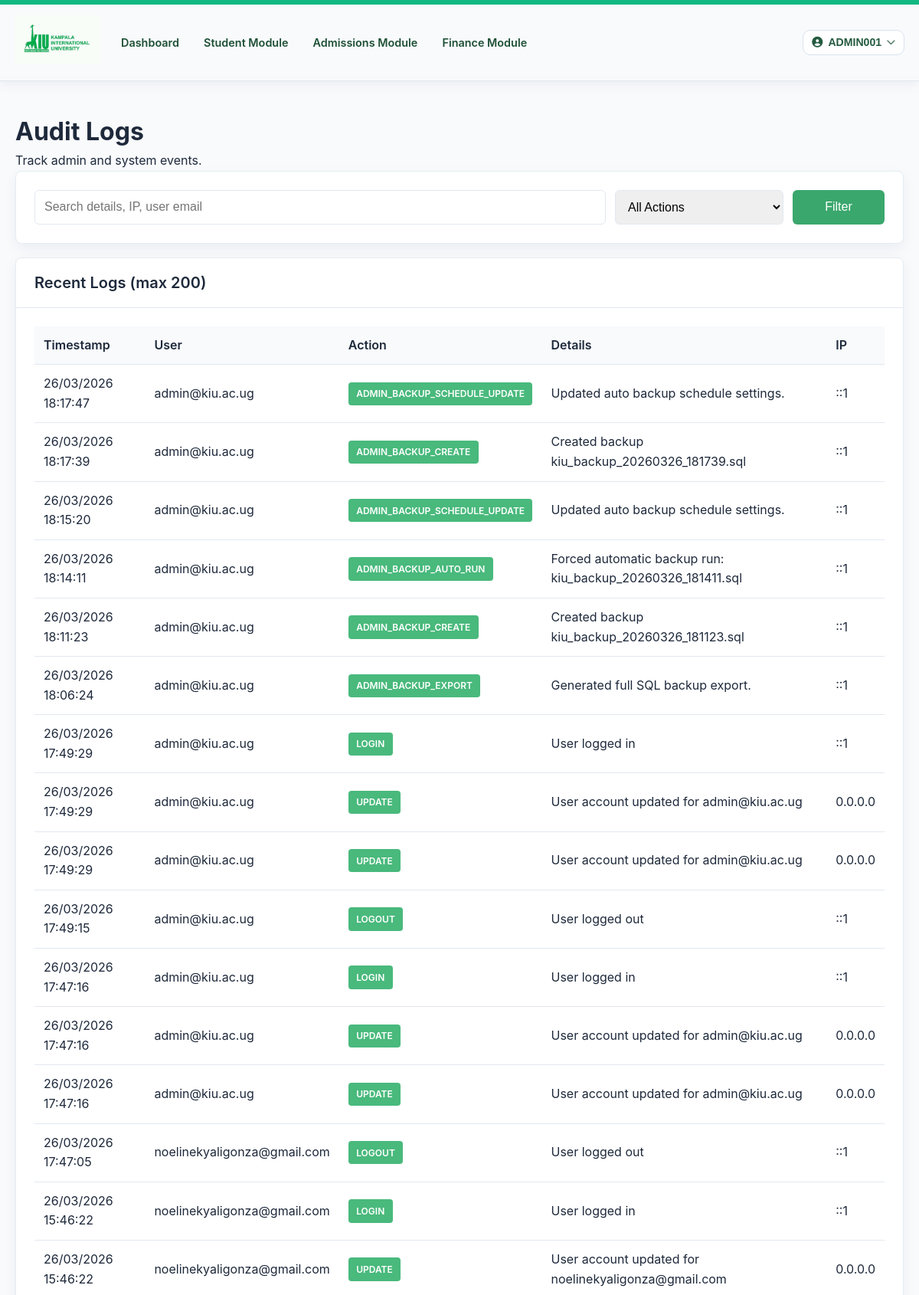
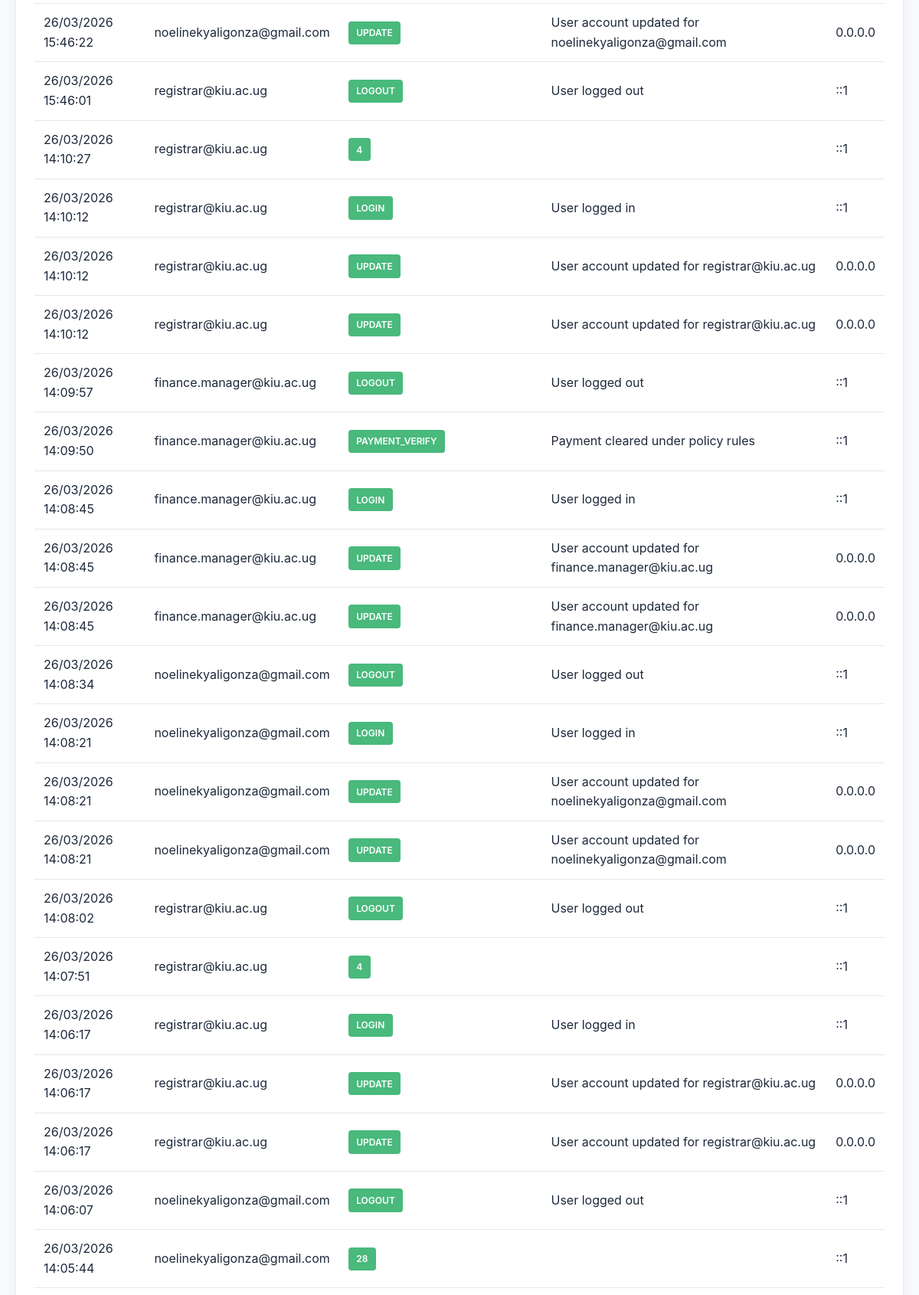
Page /modules/admin/audit_logs.php (signed in, upper part) on the committed database (2 pictures, top to bottom).
### tables this page shows
CREATE TABLE `audit_logs` (
  `log_id` bigint(20) unsigned NOT NULL AUTO_INCREMENT,
  `user_id` bigint(20) unsigned DEFAULT NULL COMMENT 'NULL for system-generated actions',
  `action` varchar(100) NOT NULL COMMENT 'e.g., CREATE, UPDATE, DELETE, LOGIN, LOGOUT',
  `table_name` varchar(100) DEFAULT NULL COMMENT 'Affected table',
  `record_id` bigint(20) unsigned DEFAULT NULL COMMENT 'Affected record ID',
  `old_value` longtext DEFAULT NULL COMMENT 'Previous state of record' CHECK (json_valid(`old_value`)),
  `new_value` longtext DEFAULT NULL COMMENT 'New state of record' CHECK (json_valid(`new_value`)),
  `changes_summary` text DEFAULT NULL COMMENT 'Human-readable summary of changes',
  `ip_address` varchar(45) NOT NULL COMMENT 'IPv4 or IPv6 address',
  `user_agent` text DEFAULT NULL COMMENT 'Browser/client user agent',
  `request_url` varchar(500) DEFAULT NULL COMMENT 'Request URL if applicable',
  `request_method` varchar(10) DEFAULT NULL COMMENT 'HTTP method (GET, POST, etc.)',
  `session_id` varchar(255) DEFAULT NULL COMMENT 'Session identifier',
  `severity` enum('info','warning','error','critical') DEFAULT 'info',
  `timestamp` timestamp(6) NOT NULL DEFAULT current_timestamp(6) COMMENT 'Microsecond precision',
  `created_at` timestamp NOT NULL DEFAULT current_timestamp(),
  PRIMARY KEY (`log_id`),
  KEY `idx_user_actions` (`user_id`,`timestamp`),
  KEY `idx_table_record` (`table_name`,`record_id`,`timestamp`),
  KEY `idx_action_timestamp` (`action`,`timestamp`),
  KEY `idx_severity` (`severity`,`timestamp`),
  CONSTRAINT `fk_audit_user` FOREIGN KEY (`user_id`) REFERENCES `users` (`user_id`) ON DELETE SET NULL ON UPDATE CASCADE
);

### includes/functions.php (called while the page is built, shortened)
<?php
function format_date($date, $format = DISPLAY_DATE_FORMAT) {
    return date($format, strtotime($date));
}

### modules/admin/audit_logs.php (the view, shortened to what this page needs)
<?php
require_once '../../config/init.php';
$q = trim((string)($_GET['q'] ?? ''));
$limit = 200;
$params = [];
$sql = "SELECT al.*, COALESCE(u.email, 'System') as user_email
        FROM audit_logs al
        LEFT JOIN users u ON u.user_id = al.user_id";
$sql .= ' ORDER BY al.timestamp DESC LIMIT ' . (int)$limit;
$stmt = $db->prepare($sql);
$stmt->execute($params);
$logs = $stmt->fetchAll();
include '../../includes/header.php';
?>
<div class="dashboard">
    <div class="page-header">
        <h1>Audit Logs</h1>
        <p>Track admin and system events.</p>
    </div>
    <div class="card" style="margin-bottom: 18px;">
        <div class="card-body">
            <form method="GET" style="display:grid; grid-template-columns: 1fr 220px 120px; gap:12px;">
                <input class="form-control" type="text" name="q" value="<?php echo htmlspecialchars($q); ?>" placeholder="Search details, IP, user email">
                <select class="form-control" name="action">
                    <option value="">All Actions</option>
                </select>
                <button class="btn btn-primary" type="submit">Filter</button>
            </form>
        </div>
    </div>
    <div class="card">
        <div class="card-header"><h3>Recent Logs (max <?php echo $limit; ?>)</h3></div>
        <div class="card-body">
            <div class="table-responsive">
                <table class="table table-sm">
                    <thead>
                        <tr>
                            <th>Timestamp</th>
                            <th>User</th>
                            <th>Action</th>
                            <th>Details</th>
                            <th>IP</th>
                        </tr>
                    </thead>
                    <tbody>
                        <?php foreach ($logs as $log): ?>
                            <tr>
                                <td><?php echo htmlspecialchars(format_date((string)$log['timestamp'], DISPLAY_DATETIME_FORMAT)); ?></td>
                                <td><?php echo htmlspecialchars((string)$log['user_email']); ?></td>
                                <td><span class="badge badge-info"><?php echo htmlspecialchars((string)$log['action']); ?></span></td>
                                <td><?php echo htmlspecialchars((string)($log['changes_summary'] ?? '')); ?></td>
                                <td><?php echo htmlspecialchars((string)$log['ip_address']); ?></td>
                            </tr>
                        <?php endforeach; ?>
                    </tbody>
                </table>
            </div>
        </div>
    </div>
</div>
<?php include '../../includes/footer.php'; ?>

### assets/css/style.css (style rules this page uses)
:root { --primary-color: #3aa76d; --secondary-color: #64748b; --success-color: #10b981; --danger-color: #ef4444; --warning-color: #f59e0b; --info-color: #49b97c; --light-color: #f8fafc; --dark-color: #1e293b; --border-color: #e2e8f0; --shadow: 0 1px 3px 0 rgba(0, 0, 0, 0.1); --shadow-lg: 0 10px 15px -3px rgba(0, 0, 0, 0.1); }
* { margin: 0; padding: 0; box-sizing: border-box; }
body { font-family: -apple-system, BlinkMacSystemFont, 'Segoe UI', Roboto, 'Helvetica Neue', Arial, sans-serif; line-height: 1.6; color: var(--dark-color); background-color: var(--light-color); overflow-x: hidden; }
.card { background: white; border-radius: 8px; border: 1px solid #e5edf3; box-shadow: 0 6px 18px rgba(15, 41, 66, 0.06); margin-bottom: 20px; overflow: hidden; }
.card-header { padding: 1rem 1.5rem; border-bottom: 1px solid var(--border-color); display: flex; justify-content: space-between; align-items: center; }
.card-header h3 { font-size: 1.25rem; font-weight: 600; }
.card-body { padding: 1.5rem; }
.dashboard { max-width: 1400px; margin: 0 auto; padding: 20px; }
.form-control { width: 100%; padding: 0.75rem; border: 1px solid var(--border-color); border-radius: 6px; font-size: 1rem; transition: border-color 0.3s; }
.btn { display: inline-block; padding: 0.75rem 1.5rem; border: none; border-radius: 6px; font-size: 1rem; font-weight: 500; text-decoration: none; cursor: pointer; transition: all 0.3s; }
.btn-primary { background-color: #3aa76d; color: white; }
.badge { display: inline-block; padding: 0.35rem 0.65rem; font-size: 0.75rem; font-weight: 600; border-radius: 4px; }
.badge-info { background-color: var(--info-color); color: white; }
.table { width: 100%; border-collapse: collapse; }
.table th, .table td { padding: 0.75rem; text-align: left; border-bottom: 1px solid var(--border-color); }
.table thead th { font-weight: 600; background-color: var(--light-color); }
.table-responsive { overflow-x: auto; }

### rows in the picture
audit_logs: timestamp "26/03/2026 18:17:47", user_email "admin@kiu.ac.ug", action "ADMIN_BACKUP_SCHEDULE_UPDATE", changes_summary "Updated auto backup schedule settings.", ip_address "::1"
audit_logs: timestamp "26/03/2026 18:17:39", user_email "admin@kiu.ac.ug", action "ADMIN_BACKUP_CREATE", changes_summary "Created backup kiu_backup_20260326_181739.sql", ip_address "::1"
audit_logs: timestamp "26/03/2026 18:15:20", user_email "admin@kiu.ac.ug", action "ADMIN_BACKUP_SCHEDULE_UPDATE", changes_summary "Updated auto backup schedule settings.", ip_address "::1"
audit_logs: timestamp "26/03/2026 18:14:11", user_email "admin@kiu.ac.ug", action "ADMIN_BACKUP_AUTO_RUN", changes_summary "Forced automatic backup run: kiu_backup_20260326_181411.sql", ip_address "::1"
audit_logs: timestamp "26/03/2026 18:11:23", user_email "admin@kiu.ac.ug", action "ADMIN_BACKUP_CREATE", changes_summary "Created backup kiu_backup_20260326_181123.sql", ip_address "::1"
audit_logs: timestamp "26/03/2026 18:06:24", user_email "admin@kiu.ac.ug", action "ADMIN_BACKUP_EXPORT", changes_summary "Generated full SQL backup export.", ip_address "::1"
audit_logs: timestamp "26/03/2026 17:49:29", user_email "admin@kiu.ac.ug", action "LOGIN", changes_summary "User logged in", ip_address "::1"
audit_logs: timestamp "26/03/2026 17:49:29", user_email "admin@kiu.ac.ug", action "UPDATE", changes_summary "User account updated for admin@kiu.ac.ug", ip_address "0.0.0.0"
audit_logs: timestamp "26/03/2026 17:49:29", user_email "admin@kiu.ac.ug", action "UPDATE", changes_summary "User account updated for admin@kiu.ac.ug", ip_address "0.0.0.0"
audit_logs: timestamp "26/03/2026 17:49:15", user_email "admin@kiu.ac.ug", action "LOGOUT", changes_summary "User logged out", ip_address "::1"
audit_logs: timestamp "26/03/2026 17:47:16", user_email "admin@kiu.ac.ug", action "LOGIN", changes_summary "User logged in", ip_address "::1"
audit_logs: timestamp "26/03/2026 17:47:16", user_email "admin@kiu.ac.ug", action "UPDATE", changes_summary "User account updated for admin@kiu.ac.ug", ip_address "0.0.0.0"
audit_logs: timestamp "26/03/2026 17:47:16", user_email "admin@kiu.ac.ug", action "UPDATE", changes_summary "User account updated for admin@kiu.ac.ug", ip_address "0.0.0.0"
audit_logs: timestamp "26/03/2026 17:47:05", user_email "noelinekyaligonza@gmail.com", action "LOGOUT", changes_summary "User logged out", ip_address "::1"
audit_logs: timestamp "26/03/2026 15:46:22", user_email "noelinekyaligonza@gmail.com", action "LOGIN", changes_summary "User logged in", ip_address "::1"
audit_logs: timestamp "26/03/2026 15:46:22", user_email "noelinekyaligonza@gmail.com", action "UPDATE", changes_summary "User account updated for noelinekyaligonza@gmail.com", ip_address "0.0.0.0"
audit_logs: timestamp "26/03/2026 15:46:22", user_email "noelinekyaligonza@gmail.com", action "UPDATE", changes_summary "User account updated for noelinekyaligonza@gmail.com", ip_address "0.0.0.0"
audit_logs: timestamp "26/03/2026 15:46:01", user_email "registrar@kiu.ac.ug", action "LOGOUT", changes_summary "User logged out", ip_address "::1"
audit_logs: timestamp "26/03/2026 14:10:27", user_email "registrar@kiu.ac.ug", action "4", ip_address "::1"
audit_logs: timestamp "26/03/2026 14:10:12", user_email "registrar@kiu.ac.ug", action "LOGIN", changes_summary "User logged in", ip_address "::1"
audit_logs: timestamp "26/03/2026 14:10:12", user_email "registrar@kiu.ac.ug", action "UPDATE", changes_summary "User account updated for registrar@kiu.ac.ug", ip_address "0.0.0.0"
audit_logs: timestamp "26/03/2026 14:10:12", user_email "registrar@kiu.ac.ug", action "UPDATE", changes_summary "User account updated for registrar@kiu.ac.ug", ip_address "0.0.0.0"
audit_logs: timestamp "26/03/2026 14:09:57", user_email "finance.manager@kiu.ac.ug", action "LOGOUT", changes_summary "User logged out", ip_address "::1"
audit_logs: timestamp "26/03/2026 14:09:50", user_email "finance.manager@kiu.ac.ug", action "PAYMENT_VERIFY", changes_summary "Payment cleared under policy rules", ip_address "::1"
audit_logs: timestamp "26/03/2026 14:08:45", user_email "finance.manager@kiu.ac.ug", action "LOGIN", changes_summary "User logged in", ip_address "::1"
audit_logs: timestamp "26/03/2026 14:08:45", user_email "finance.manager@kiu.ac.ug", action "UPDATE", changes_summary "User account updated for finance.manager@kiu.ac.ug", ip_address "0.0.0.0"
audit_logs: timestamp "26/03/2026 14:08:45", user_email "finance.manager@kiu.ac.ug", action "UPDATE", changes_summary "User account updated for finance.manager@kiu.ac.ug", ip_address "0.0.0.0"
audit_logs: timestamp "26/03/2026 14:08:34", user_email "noelinekyaligonza@gmail.com", action "LOGOUT", changes_summary "User logged out", ip_address "::1"
audit_logs: timestamp "26/03/2026 14:08:21", user_email "noelinekyaligonza@gmail.com", action "LOGIN", changes_summary "User logged in", ip_address "::1"
audit_logs: timestamp "26/03/2026 14:08:21", user_email "noelinekyaligonza@gmail.com", action "UPDATE", changes_summary "User account updated for noelinekyaligonza@gmail.com", ip_address "0.0.0.0"
audit_logs: timestamp "26/03/2026 14:08:21", user_email "noelinekyaligonza@gmail.com", action "UPDATE", changes_summary "User account updated for noelinekyaligonza@gmail.com", ip_address "0.0.0.0"
audit_logs: timestamp "26/03/2026 14:08:02", user_email "registrar@kiu.ac.ug", action "LOGOUT", changes_summary "User logged out", ip_address "::1"
audit_logs: timestamp "26/03/2026 14:07:51", user_email "registrar@kiu.ac.ug", action "4", ip_address "::1"
audit_logs: timestamp "26/03/2026 14:06:17", user_email "registrar@kiu.ac.ug", action "LOGIN", changes_summary "User logged in", ip_address "::1"
audit_logs: timestamp "26/03/2026 14:06:17", user_email "registrar@kiu.ac.ug", action "UPDATE", changes_summary "User account updated for registrar@kiu.ac.ug", ip_address "0.0.0.0"
audit_logs: timestamp "26/03/2026 14:06:17", user_email "registrar@kiu.ac.ug", action "UPDATE", changes_summary "User account updated for registrar@kiu.ac.ug", ip_address "0.0.0.0"
audit_logs: timestamp "26/03/2026 14:06:07", user_email "noelinekyaligonza@gmail.com", action "LOGOUT", changes_summary "User logged out", ip_address "::1"
audit_logs: timestamp "26/03/2026 14:05:44", user_email "noelinekyaligonza@gmail.com", action "28", ip_address "::1"

### other values in the picture
$_SESSION['admission_number'] "ADMIN001"
$limit "200"
